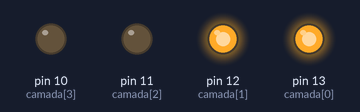
This sketch was run on a simulated Arduino Uno, built with avr-gcc and run on an emulated ATmega328P. Parts: output pins drawn as LEDs (lit = HIGH). Pins used as bus, display or sensor lines are not drawn.

Above: at 0.5 s.
At 2.1 s:
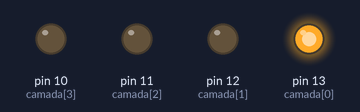
At 2.7 s:
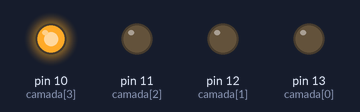
At 9.5 s:
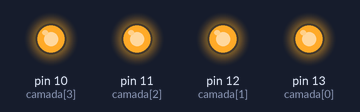
At 16.2 s:
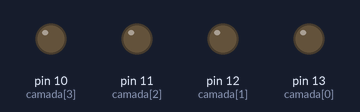
At 18.0 s:
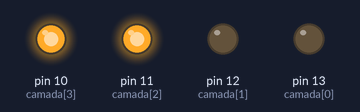
Timing chart, 0 to 21.5 s (numbered marks = the images above):
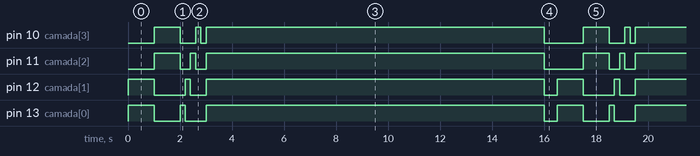

The sketch:

CUBO.ino
```cpp
int coluna[] = {2,3,5,4,9,8,7,6,A4,A5,0,1,A0,A1,A2,A3};				// cube columns connections
int camada[] = {13,12,11,10};										// cube layers


int t = 200;


void setup(){
  for(int i=0 ; i<16 ; i++){
    pinMode(coluna[i], OUTPUT);
  }

  for(int j=0 ; j<4 ; j++){
    pinMode(camada[j], OUTPUT);
  }
}


void loop(){

  cubo_esq_baixo_frente();
  delay(t);
  desligar();
  cubo_dir_baixo_frente();
  delay(t);
  desligar();
  cubo_dir_baixo_tras();
  delay(t);
  desligar();
  cubo_esq_baixo_tras();
  delay(t);
  desligar();
  cubo_esq_baixo_frente();
  delay(t);
  desligar();
  cubo_esq_cima_frente();
  delay(t);
  desligar();
  cubo_dir_cima_frente();
  delay(t);
  desligar();
  cubo_dir_cima_tras();
  delay(t);
  desligar();
  cubo_esq_cima_tras();
  delay(t);
  desligar();
  cubo_esq_cima_frente();
  delay(t);
  desligar();


  baixo_cima();
  delay(t);
  desligar();
  esq_dir();
  desligar();
  esq_dir_encher();
  delay(t);
  desligar();
  diagonal_esq_dir_f();
  desligar();
  diagonal_esq_dir_t();
  delay(t);
  desligar();
  roda();
  roda();
  roda_encher();
  delay(t);
  desligar();
  delay(t+300);
}


//-----------------------------------------
//--Some animations--
//-----------------------------------------

void colunas_exteriores_roda(){
  for(int j=0 ; j<4 ; j++){
    digitalWrite(camada[j],1);
  }
  int v=0, final_1=3, final_2=12;
  for(int i=0 ; i<4 ; i++){
    digitalWrite(coluna[i],1);
    digitalWrite(coluna[final_1],1);
    digitalWrite(coluna[final_2],1);
    digitalWrite(coluna[15-i],1);
    delay(t);
    digitalWrite(coluna[i],0);
    digitalWrite(coluna[final_1],0);
    digitalWrite(coluna[final_2],0);
    digitalWrite(coluna[15-i],0);
    v=4;
    final_1 += v;
    final_2 -= v;
  }
}


//---------------------------------------------------

void diagonal_esq_dir_t(){
    for(int j=0 ; j<4 ; j++){
    digitalWrite(camada[j],1);
  }

  digitalWrite(coluna[3],1);
  delay(t);
  digitalWrite(coluna[3],0);

  digitalWrite(coluna[2],1);
  digitalWrite(coluna[7],1);
  delay(t);
  digitalWrite(coluna[2],0);
  digitalWrite(coluna[7],0);

  digitalWrite(coluna[1],1);
  digitalWrite(coluna[6],1);
  digitalWrite(coluna[11],1);
  delay(t);
  digitalWrite(coluna[1],0);
  digitalWrite(coluna[6],0);
  digitalWrite(coluna[11],0);

  digitalWrite(coluna[0],1);
  digitalWrite(coluna[5],1);
  digitalWrite(coluna[10],1);
  digitalWrite(coluna[15],1);
  delay(t);
  digitalWrite(coluna[0],0);
  digitalWrite(coluna[5],0);
  digitalWrite(coluna[10],0);
  digitalWrite(coluna[15],0);

  digitalWrite(coluna[4],1);
  digitalWrite(coluna[9],1);
  digitalWrite(coluna[14],1);
  delay(t);
  digitalWrite(coluna[4],0);
  digitalWrite(coluna[9],0);
  digitalWrite(coluna[14],0);

  digitalWrite(coluna[8],1);
  digitalWrite(coluna[13],1);
  delay(t);
  digitalWrite(coluna[8],0);
  digitalWrite(coluna[13],0);

  digitalWrite(coluna[12],1);
  delay(t);
  digitalWrite(coluna[12],0);
}

//---------------------------------------------------

void diagonal_esq_dir_f(){
    for(int j=0 ; j<4 ; j++){
    digitalWrite(camada[j],1);
  }

  digitalWrite(coluna[0],1);
  delay(t);
  digitalWrite(coluna[0],0);

  digitalWrite(coluna[1],1);
  digitalWrite(coluna[4],1);
  delay(t);
  digitalWrite(coluna[1],0);
  digitalWrite(coluna[4],0);

  digitalWrite(coluna[2],1);
  digitalWrite(coluna[5],1);
  digitalWrite(coluna[8],1);
  delay(t);
  digitalWrite(coluna[2],0);
  digitalWrite(coluna[5],0);
  digitalWrite(coluna[8],0);

  digitalWrite(coluna[3],1);
  digitalWrite(coluna[6],1);
  digitalWrite(coluna[9],1);
  digitalWrite(coluna[12],1);
  delay(t);
  digitalWrite(coluna[3],0);
  digitalWrite(coluna[6],0);
  digitalWrite(coluna[9],0);
  digitalWrite(coluna[12],0);

  digitalWrite(coluna[7],1);
  digitalWrite(coluna[10],1);
  digitalWrite(coluna[13],1);
  delay(t);
  digitalWrite(coluna[7],0);
  digitalWrite(coluna[10],0);
  digitalWrite(coluna[13],0);

  digitalWrite(coluna[11],1);
  digitalWrite(coluna[14],1);
  delay(t);
  digitalWrite(coluna[11],0);
  digitalWrite(coluna[14],0);

  digitalWrite(coluna[15],1);
  delay(t);
  digitalWrite(coluna[15],0);
}

//---------------------------------------------------

void roda_encher(){
     for(int j=0 ; j<4 ; j++){
    digitalWrite(camada[j],1);
  }

    digitalWrite(coluna[0],1);
    delay(t);
    digitalWrite(coluna[4],1);
    delay(t);
    digitalWrite(coluna[8],1);
    delay(t);
    digitalWrite(coluna[12],1);
    delay(t);
    digitalWrite(coluna[13],1);
    delay(t);
    digitalWrite(coluna[14],1);
    delay(t);
    digitalWrite(coluna[15],1);
    delay(t);
    digitalWrite(coluna[11],1);
    delay(t);
    digitalWrite(coluna[7],1);
    delay(t);
    digitalWrite(coluna[3],1);
    delay(t);
    digitalWrite(coluna[2],1);
    delay(t);
    digitalWrite(coluna[1],1);
    delay(t);
    digitalWrite(coluna[5],1);
    delay(t);
    digitalWrite(coluna[9],1);
    delay(t);
    digitalWrite(coluna[10],1);
    delay(t);
    digitalWrite(coluna[6],1);
    delay(t);
}

//---------------------------------------------------

void roda(){
   for(int j=0 ; j<4 ; j++){
    digitalWrite(camada[j],1);
  }

    digitalWrite(coluna[0],1);
    delay(t);
    digitalWrite(coluna[0],0);

    digitalWrite(coluna[4],1);
    delay(t);
    digitalWrite(coluna[4],0);

    digitalWrite(coluna[8],1);
    delay(t);
    digitalWrite(coluna[8],0);

    digitalWrite(coluna[12],1);
    delay(t);
    digitalWrite(coluna[12],0);

    digitalWrite(coluna[13],1);
    delay(t);
    digitalWrite(coluna[13],0);

    digitalWrite(coluna[14],1);
    delay(t);
    digitalWrite(coluna[14],0);

    digitalWrite(coluna[15],1);
    delay(t);
    digitalWrite(coluna[15],0);

    digitalWrite(coluna[11],1);
    delay(t);
    digitalWrite(coluna[11],0);

    digitalWrite(coluna[7],1);
    delay(t);
    digitalWrite(coluna[7],0);

    digitalWrite(coluna[3],1);
    delay(t);
    digitalWrite(coluna[3],0);

    digitalWrite(coluna[2],1);
    delay(t);
    digitalWrite(coluna[2],0);

    digitalWrite(coluna[1],1);
    delay(t);
    digitalWrite(coluna[1],0);
}

//---------------------------------------------------

void cubo_dir_cima_tras(){
  for(int j=2 ; j<4 ; j++){
    digitalWrite(camada[j],1);
  }
  for(int i=10 ; i<12 ; i++){
    digitalWrite(coluna[i],1);
    digitalWrite(coluna[i+4],1);
  }
}

//---------------------------------------------------

void cubo_dir_cima_frente(){
  for(int j=2 ; j<4 ; j++){
    digitalWrite(camada[j],1);
  }
  for(int i=8 ; i<10 ; i++){
    digitalWrite(coluna[i],1);
    digitalWrite(coluna[i+4],1);
  }
}

//---------------------------------------------------

void cubo_esq_cima_frente(){
  for(int j=2 ; j<4 ; j++){
    digitalWrite(camada[j],1);
  }
  for(int i=0 ; i<2 ; i++){
    digitalWrite(coluna[i],1);
    digitalWrite(coluna[i+4],1);
  }
}

//---------------------------------------------------

void cubo_dir_baixo_tras(){
  for(int j=0 ; j<2 ; j++){
    digitalWrite(camada[j],1);
  }
  for(int i=10 ; i<12 ; i++){
    digitalWrite(coluna[i],1);
    digitalWrite(coluna[i+4],1);
  }
}

//---------------------------------------------------

void cubo_dir_baixo_frente(){
  for(int j=0 ; j<2 ; j++){
    digitalWrite(camada[j],1);
  }
  for(int i=8 ; i<10 ; i++){
    digitalWrite(coluna[i],1);
    digitalWrite(coluna[i+4],1);
  }
}

//---------------------------------------------------

void cubo_esq_baixo_tras(){
  for(int j=0 ; j<2 ; j++){
    digitalWrite(camada[j],1);
  }
  for(int i=2 ; i<4 ; i++){
    digitalWrite(coluna[i],1);
    digitalWrite(coluna[i+4],1);
  }
}

//---------------------------------------------------

void cubo_esq_cima_tras(){
    for(int i=2 ; i<4 ; i++){
      digitalWrite(camada[i], 1);
      digitalWrite(coluna[i], 1);
      digitalWrite(coluna[i+4], 1);
  }
}

//---------------------------------------------------

void cubo_esq_baixo_frente(){
    for(int i=0 ; i<2 ; i++){
    digitalWrite(camada[i], 1);
    digitalWrite(coluna[i], 1);
    digitalWrite(coluna[i+4], 1);
  }
}

//---------------------------------------------------

void baixo_cima(){
  for(int i=0 ; i<16 ; i++){
    digitalWrite(coluna[i],HIGH);
  }
  for(int j=0 ; j<4 ; j++){
    digitalWrite(camada[j],HIGH);
    delay(t);
    digitalWrite(camada[j],LOW);
  }
}

//---------------------------------------------------

void esq_dir(){
  for(int i=0; i<4; i++){
    digitalWrite(camada[i], 1);
  }

  for(int j=0 ; j<4 ;j++){
     digitalWrite(coluna[j],1);
  }
  delay(t);
  for(int j=0 ; j<4 ;j++){
     digitalWrite(coluna[j],0);
  }

  for(int j=4 ; j<8 ;j++){
     digitalWrite(coluna[j],1);
  }
  delay(t);
  for(int j=4 ; j<8 ;j++){
     digitalWrite(coluna[j],0);
  }

  for(int j=8 ; j<12 ;j++){
     digitalWrite(coluna[j],1);
  }
  delay(t);
  for(int j=8 ; j<12 ;j++){
     digitalWrite(coluna[j],0);
  }

  for(int j=12 ; j<16 ;j++){
     digitalWrite(coluna[j],1);
  }
  delay(t);
  for(int j=12 ; j<16 ;j++){
     digitalWrite(coluna[j],0);
  }
}

//----------------------------------------------------------

void esq_dir_encher(){
  for(int i=0; i<4; i++){
    digitalWrite(camada[i], 1);
  }

  for(int j=0 ; j<4 ;j++){
     digitalWrite(coluna[j],1);
  }
  delay(t);
  for(int j=4 ; j<8 ;j++){
     digitalWrite(coluna[j],1);
  }
  delay(t);

  for(int j=8 ; j<12 ;j++){
     digitalWrite(coluna[j],1);
  }
  delay(t);

  for(int j=12 ; j<16 ;j++){
     digitalWrite(coluna[j],1);
  }
  delay(t);
}

//---------------------------------------------------
//--Turn on--

void ligar(){
  for(int i=0 ; i<16 ; i++){
    digitalWrite(coluna[i],HIGH);
  }
  for(int j=0 ; j<4 ; j++){
    digitalWrite(camada[j],HIGH);
  }
}

//---------------------------------------------------
//--Turn off--

void desligar(){
  for(int i=0 ; i<16 ; i++){
    digitalWrite(coluna[i],LOW);
  }
  for(int j=0 ; j<4 ; j++){
    digitalWrite(camada[j],LOW);
  }
}
```

Measured:
- by itself, pin 10 (camada[3]): repeats every 16.5 s: LOW 0.60 s, HIGH 0.20 s, LOW 0.20 s, HIGH 13.0 s, LOW 1.5 s, HIGH 1.0 s
- by itself, pin 11 (camada[2]): repeats every 16.5 s: LOW 0.40 s, HIGH 0.20 s, LOW 0.40 s, HIGH 13.0 s, LOW 1.5 s, HIGH 1.0 s
- by itself, pin 12 (camada[1]): repeats every 16.5 s: LOW 1.2 s, HIGH 0.20 s, LOW 0.60 s, HIGH 13.0 s, LOW 0.50 s, HIGH 1.0 s
- by itself, pin 13 (camada[0]): repeats every 16.5 s: LOW 1.0 s, HIGH 0.20 s, LOW 0.80 s, HIGH 13.0 s, LOW 0.50 s, HIGH 1.0 s
